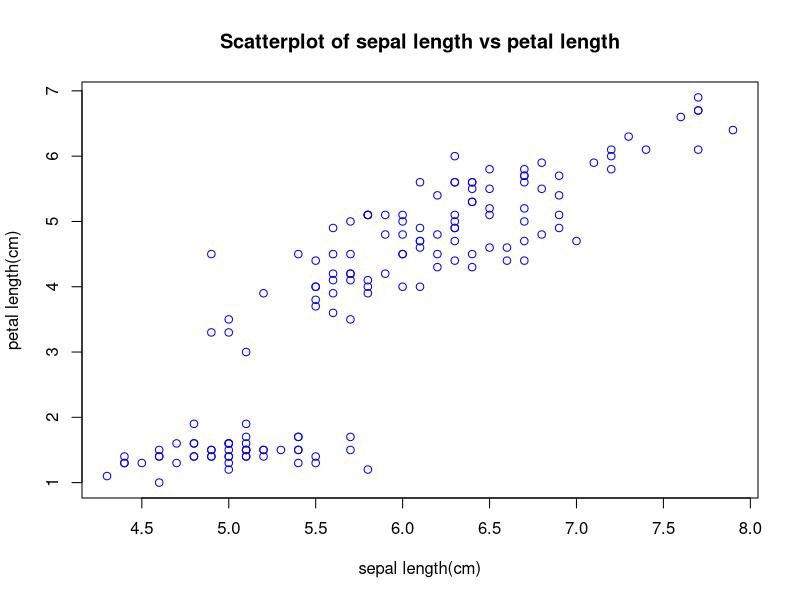

Reproduce this figure in R.
data(iris)

filename<-"Iris_sepal_petal_scatterplot.png"
resolution<-300

png(filename ,width=6,height = 6,units = "in",res = resolution)

plot(iris$Sepal.Length,iris$Petal.Length,
     main="Scatterplot of sepal length vs petal length",
     xlab = "sepal length(cm)",
     ylab = "petal length(cm)",
     pch=21,col="blue")

dev.off()